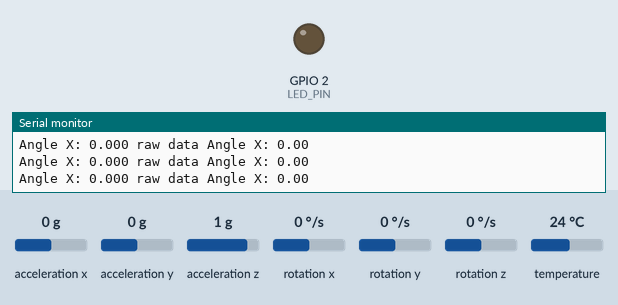
This sketch was run on a simulated ESP32. On the bench: output pins drawn as LEDs (lit = HIGH), the last lines printed to the serial monitor. Inputs (shaded band) come from the test bench; at power-on: acceleration y 0 g, acceleration x 0 g, acceleration z 1 g, rotation x 0 °/s, rotation y 0 °/s, rotation z 0 °/s, temperature 24 °C. Nothing arrives over Bluetooth unless stated.

Above: at 1.2 s.
1.3 s: acceleration y set to -0.3 g
At 2.5 s:
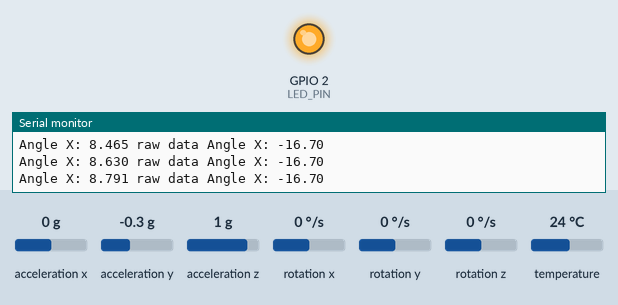
3.5 s: acceleration y set to 0 g
At 5.8 s:
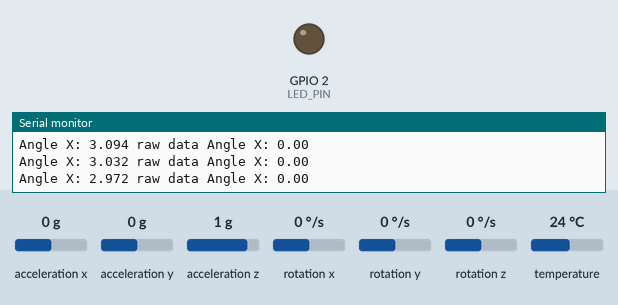
6.1 s: acceleration y set to -1.4 g
At 6.8 s:
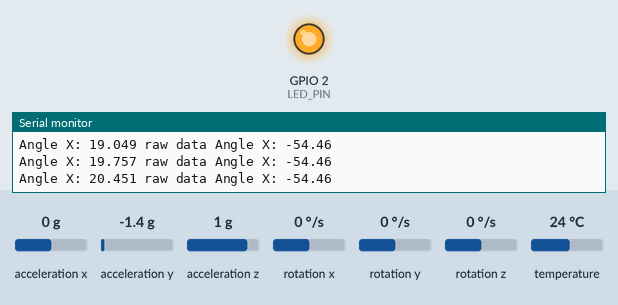
Timing chart, 0 to 9.1 s (numbered marks = the images above; inputs shaded):
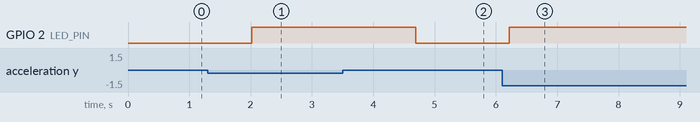

Measured:
- the behaviour switches between -0.1 and -0.2 g on acceleration y (found by bisection; images 0 and 1)
- after the input at 1.3 s, GPIO 2 (LED_PIN): LOW → HIGH after 0.72 s
- after the input at 3.5 s, GPIO 2 (LED_PIN): HIGH → LOW after 1.2 s
- after the input at 6.1 s, GPIO 2 (LED_PIN): LOW → HIGH after 0.12 s

The sketch:

complementmary_filter_y-axis.ino
```cpp
#include <Adafruit_MPU6050.h>
#include <Adafruit_Sensor.h>
#include <Wire.h>
// #include <Kalman.h>
#include "BluetoothSerial.h"

BluetoothSerial SerialBT;
Adafruit_MPU6050 mpu;
// Kalman kalmanY;
// float compAngle = 0;
unsigned long lastTime = 0;

float angleX = 0;
// unsigned long timer;
const int LED_PIN = 2; // Using the built-in LED on most ESP32s


void setup() {
  Serial.begin(115200);
  pinMode(LED_PIN, OUTPUT);
  SerialBT.begin("ESP32_Blinky");
  // kalmanY.setAngle(0);
  // timer = micros();

  // Initialize MPU6050
  if (!mpu.begin()) {
    Serial.println("Failed to find MPU6050 chip");
    while (1) { delay(10); }
  }

  // Set sensor ranges (Standard settings)
  mpu.setAccelerometerRange(MPU6050_RANGE_8_G);
  mpu.setFilterBandwidth(MPU6050_BAND_21_HZ);
}

void loop() {
  sensors_event_t a, g, temp;
  mpu.getEvent(&a, &g, &temp);
  float dt = (millis() - lastTime) / 1000.0;
  lastTime = millis();

  // double dt = (double)(micros() - timer) / 1000000;
  // timer = micros();

  /* Calculate Angle (Simplified using Accelerometer)
     We use the gravity vector on the X and Z axes.
     Angle = atan2(x, z) * 180 / PI
  // */
  // float angleX = atan2(a.acceleration.y, a.acceleration.z) * 180 / PI;
  // double roll = atan2(a.acceleration.y, a.acceleration.z) * 180 / PI;
  // double gyroYrate = g.gyro.x * 180 / M_PI;
  // angleX = kalmanY.getAngle(roll, gyroYrate, dt);
  float accelAngle = atan2(a.acceleration.y, a.acceleration.z) * 180 / M_PI;
  float gyroRate = g.gyro.x * 180 / M_PI; // Convert rad/s to deg/s

  // 98% Gyro (Smooth), 2% Accel (Reference)
  angleX = 0.98 * (angleX + gyroRate * dt) + 0.02 * accelAngle;
  float cangle = - angleX ;
  Serial.print("Angle X: ");
  Serial.print(cangle,3);
  Serial.print(" raw data Angle X: ");
  Serial.println(accelAngle,2);

  // SerialBT.print("Angle X: ");
  // SerialBT.println(cangle-4,3);
  // SerialBT.print(" raw data Angle X: ");
  // SerialBT.println(accelAngle-4,2);

  // Check if angle is greater than 30 or less than -30 degrees
  if (cangle > 6) {
    digitalWrite(LED_PIN, HIGH);
    // SerialBT.println("THE ANGLE IS GREAER THEN THRESHOLD ANGLE");
  } else {
    digitalWrite(LED_PIN, LOW); // Stay off if level
    // SerialBT.println("THE ANGLE IS LESS THEN THRESHOLD ANGLE ");
  }

  delay(30);
}
```
